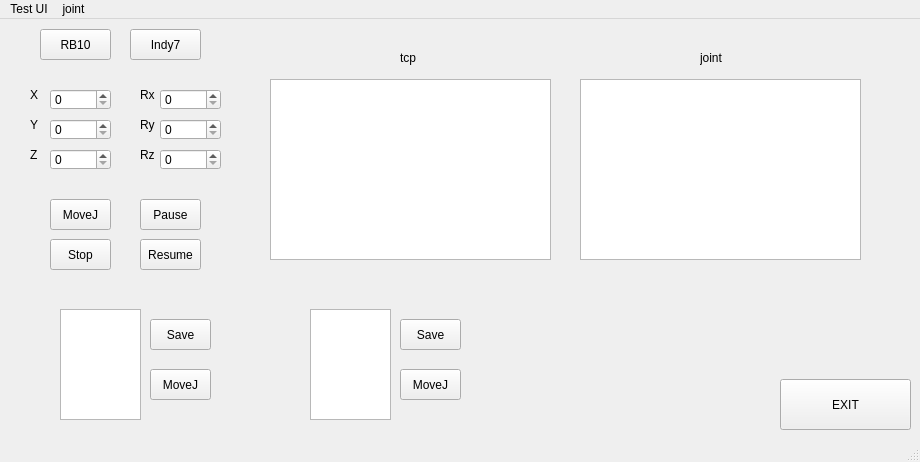
<?xml version="1.0" encoding="UTF-8"?>
<ui version="4.0">
 <class>MainWindow</class>
 <widget class="QMainWindow" name="MainWindow">
  <property name="geometry">
   <rect>
    <x>0</x>
    <y>0</y>
    <width>920</width>
    <height>462</height>
   </rect>
  </property>
  <property name="mouseTracking">
   <bool>false</bool>
  </property>
  <property name="windowTitle">
   <string>TestUI</string>
  </property>
  <widget class="QWidget" name="centralwidget">
   <widget class="QLabel" name="label_8">
    <property name="geometry">
     <rect>
      <x>30</x>
      <y>60</y>
      <width>16</width>
      <height>31</height>
     </rect>
    </property>
    <property name="text">
     <string>X</string>
    </property>
   </widget>
   <widget class="QSpinBox" name="spinBox_7">
    <property name="geometry">
     <rect>
      <x>50</x>
      <y>70</y>
      <width>61</width>
      <height>21</height>
     </rect>
    </property>
   </widget>
   <widget class="QSpinBox" name="spinBox_8">
    <property name="geometry">
     <rect>
      <x>50</x>
      <y>100</y>
      <width>61</width>
      <height>21</height>
     </rect>
    </property>
   </widget>
   <widget class="QLabel" name="label_9">
    <property name="geometry">
     <rect>
      <x>30</x>
      <y>90</y>
      <width>16</width>
      <height>31</height>
     </rect>
    </property>
    <property name="text">
     <string>Y</string>
    </property>
   </widget>
   <widget class="QSpinBox" name="spinBox_9">
    <property name="geometry">
     <rect>
      <x>50</x>
      <y>130</y>
      <width>61</width>
      <height>21</height>
     </rect>
    </property>
   </widget>
   <widget class="QLabel" name="label_10">
    <property name="geometry">
     <rect>
      <x>30</x>
      <y>120</y>
      <width>16</width>
      <height>31</height>
     </rect>
    </property>
    <property name="text">
     <string>Z</string>
    </property>
   </widget>
   <widget class="QSpinBox" name="spinBox_10">
    <property name="geometry">
     <rect>
      <x>160</x>
      <y>70</y>
      <width>61</width>
      <height>21</height>
     </rect>
    </property>
   </widget>
   <widget class="QLabel" name="label_11">
    <property name="geometry">
     <rect>
      <x>140</x>
      <y>90</y>
      <width>41</width>
      <height>31</height>
     </rect>
    </property>
    <property name="text">
     <string>Ry</string>
    </property>
   </widget>
   <widget class="QLabel" name="label_12">
    <property name="geometry">
     <rect>
      <x>140</x>
      <y>60</y>
      <width>41</width>
      <height>31</height>
     </rect>
    </property>
    <property name="text">
     <string>Rx</string>
    </property>
   </widget>
   <widget class="QSpinBox" name="spinBox_11">
    <property name="geometry">
     <rect>
      <x>160</x>
      <y>100</y>
      <width>61</width>
      <height>21</height>
     </rect>
    </property>
   </widget>
   <widget class="QLabel" name="label_13">
    <property name="geometry">
     <rect>
      <x>140</x>
      <y>120</y>
      <width>41</width>
      <height>31</height>
     </rect>
    </property>
    <property name="text">
     <string>Rz</string>
    </property>
   </widget>
   <widget class="QSpinBox" name="spinBox_12">
    <property name="geometry">
     <rect>
      <x>160</x>
      <y>130</y>
      <width>61</width>
      <height>21</height>
     </rect>
    </property>
   </widget>
   <widget class="QTextBrowser" name="textBrowser_2">
    <property name="geometry">
     <rect>
      <x>270</x>
      <y>60</y>
      <width>281</width>
      <height>181</height>
     </rect>
    </property>
   </widget>
   <widget class="QPushButton" name="pushButton_2">
    <property name="geometry">
     <rect>
      <x>50</x>
      <y>180</y>
      <width>61</width>
      <height>31</height>
     </rect>
    </property>
    <property name="text">
     <string>MoveJ</string>
    </property>
   </widget>
   <widget class="QPushButton" name="pushButton_4">
    <property name="geometry">
     <rect>
      <x>50</x>
      <y>220</y>
      <width>61</width>
      <height>31</height>
     </rect>
    </property>
    <property name="text">
     <string>Stop</string>
    </property>
   </widget>
   <widget class="QLabel" name="label_14">
    <property name="geometry">
     <rect>
      <x>400</x>
      <y>30</y>
      <width>21</width>
      <height>17</height>
     </rect>
    </property>
    <property name="text">
     <string>tcp</string>
    </property>
   </widget>
   <widget class="QLabel" name="label_15">
    <property name="geometry">
     <rect>
      <x>700</x>
      <y>30</y>
      <width>31</width>
      <height>17</height>
     </rect>
    </property>
    <property name="text">
     <string>joint</string>
    </property>
   </widget>
   <widget class="QPushButton" name="pushButton_5">
    <property name="geometry">
     <rect>
      <x>140</x>
      <y>180</y>
      <width>61</width>
      <height>31</height>
     </rect>
    </property>
    <property name="text">
     <string>Pause</string>
    </property>
   </widget>
   <widget class="QPushButton" name="pushButton_6">
    <property name="geometry">
     <rect>
      <x>140</x>
      <y>220</y>
      <width>61</width>
      <height>31</height>
     </rect>
    </property>
    <property name="text">
     <string>Resume</string>
    </property>
   </widget>
   <widget class="QPushButton" name="pushButton_7">
    <property name="geometry">
     <rect>
      <x>150</x>
      <y>300</y>
      <width>61</width>
      <height>31</height>
     </rect>
    </property>
    <property name="text">
     <string>Save</string>
    </property>
   </widget>
   <widget class="QListView" name="listView">
    <property name="geometry">
     <rect>
      <x>60</x>
      <y>290</y>
      <width>81</width>
      <height>111</height>
     </rect>
    </property>
   </widget>
   <widget class="QPushButton" name="pushButton_3">
    <property name="geometry">
     <rect>
      <x>150</x>
      <y>350</y>
      <width>61</width>
      <height>31</height>
     </rect>
    </property>
    <property name="text">
     <string>MoveJ</string>
    </property>
   </widget>
   <widget class="QPushButton" name="pushButton_8">
    <property name="geometry">
     <rect>
      <x>400</x>
      <y>300</y>
      <width>61</width>
      <height>31</height>
     </rect>
    </property>
    <property name="text">
     <string>Save</string>
    </property>
   </widget>
   <widget class="QPushButton" name="pushButton_9">
    <property name="geometry">
     <rect>
      <x>400</x>
      <y>350</y>
      <width>61</width>
      <height>31</height>
     </rect>
    </property>
    <property name="text">
     <string>MoveJ</string>
    </property>
   </widget>
   <widget class="QListView" name="listView_2">
    <property name="geometry">
     <rect>
      <x>310</x>
      <y>290</y>
      <width>81</width>
      <height>111</height>
     </rect>
    </property>
   </widget>
   <widget class="QTextBrowser" name="textBrowser_3">
    <property name="geometry">
     <rect>
      <x>580</x>
      <y>60</y>
      <width>281</width>
      <height>181</height>
     </rect>
    </property>
   </widget>
   <widget class="QPushButton" name="pushButton_10">
    <property name="geometry">
     <rect>
      <x>40</x>
      <y>10</y>
      <width>71</width>
      <height>31</height>
     </rect>
    </property>
    <property name="text">
     <string>RB10</string>
    </property>
   </widget>
   <widget class="QPushButton" name="pushButton_11">
    <property name="geometry">
     <rect>
      <x>130</x>
      <y>10</y>
      <width>71</width>
      <height>31</height>
     </rect>
    </property>
    <property name="text">
     <string>Indy7</string>
    </property>
   </widget>
   <widget class="QPushButton" name="pushButton_12">
    <property name="geometry">
     <rect>
      <x>780</x>
      <y>360</y>
      <width>131</width>
      <height>51</height>
     </rect>
    </property>
    <property name="text">
     <string>EXIT</string>
    </property>
   </widget>
  </widget>
  <widget class="QMenuBar" name="menubar">
   <property name="geometry">
    <rect>
     <x>0</x>
     <y>0</y>
     <width>920</width>
     <height>22</height>
    </rect>
   </property>
   <widget class="QMenu" name="menuTest_UI">
    <property name="title">
     <string>Test UI</string>
    </property>
   </widget>
   <widget class="QMenu" name="menujoint">
    <property name="title">
     <string>joint</string>
    </property>
    <addaction name="separator"/>
    <addaction name="separator"/>
   </widget>
   <addaction name="menuTest_UI"/>
   <addaction name="menujoint"/>
  </widget>
  <widget class="QStatusBar" name="statusbar"/>
 </widget>
 <resources/>
 <connections/>
</ui>
